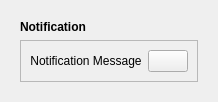
        <widget class="QCustomSlideMenu" name="popupNotificationContainer" native="true">
         <layout class="QVBoxLayout" name="verticalLayout_20">
          <item>
           <widget class="QWidget" name="popupNotificationSubContainer" native="true">
            <layout class="QVBoxLayout" name="verticalLayout_21">
             <item>
              <widget class="QLabel" name="label_13">
               <property name="font">
                <font>
                 <pointsize>9</pointsize>
                 <weight>75</weight>
                 <italic>false</italic>
                 <bold>true</bold>
                </font>
               </property>
               <property name="text">
                <string>Notification</string>
               </property>
              </widget>
             </item>
             <item>
              <widget class="QFrame" name="frame_9">
               <property name="frameShape">
                <enum>QFrame::StyledPanel</enum>
               </property>
               <property name="frameShadow">
                <enum>QFrame::Raised</enum>
               </property>
               <layout class="QHBoxLayout" name="horizontalLayout_10">
                <item>
                 <widget class="QLabel" name="notificationMsg">
                  <property name="sizePolicy">
                   <sizepolicy hsizetype="Expanding" vsizetype="Preferred">
                    <horstretch>0</horstretch>
                    <verstretch>0</verstretch>
                   </sizepolicy>
                  </property>
                  <property name="font">
                   <font>
                    <pointsize>9</pointsize>
                    <weight>50</weight>
                    <bold>false</bold>
                   </font>
                  </property>
                  <property name="text">
                   <string>Notification Message</string>
                  </property>
                  <property name="alignment">
                   <set>Qt::AlignCenter</set>
                  </property>
                 </widget>
                </item>
                <item alignment="Qt::AlignRight">
                 <widget class="QPushButton" name="closeNotificationBtn">
                  <property name="toolTip">
                   <string>Close Notification</string>
                  </property>
                  <property name="text">
                   <string/>
                  </property>
                  <property name="icon">
                   <iconset resource="resources.qrc">
                    <normaloff>:/Icons/Icons/x-circle.svg</normaloff>:/Icons/Icons/x-circle.svg</iconset>
                  </property>
                  <property name="iconSize">
                   <size>
                    <width>24</width>
                    <height>24</height>
                   </size>
                  </property>
                 </widget>
                </item>
               </layout>
              </widget>
             </item>
            </layout>
           </widget>
          </item>
         </layout>
        </widget>
